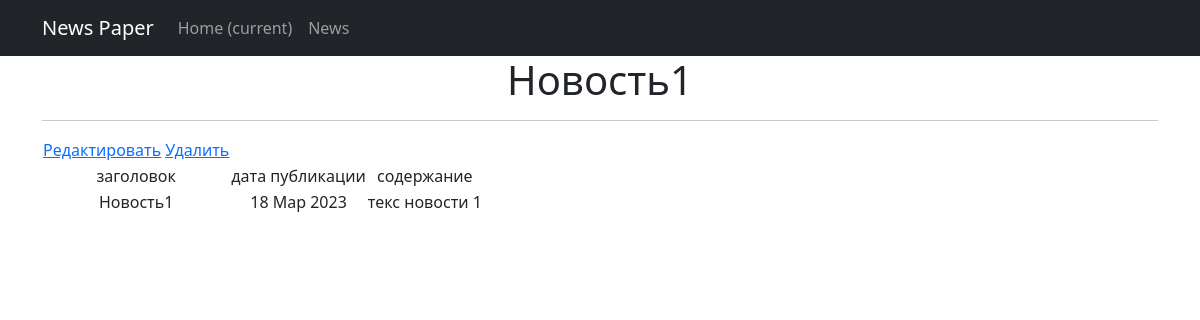
The app's page /news/13 with its own data.
### news/models.py (models this page shows, shortened)
class Post(models.Model):
    author_post = models.ForeignKey(Author, on_delete=models.CASCADE)
    post_news = models.CharField(max_length=2, choices=POST)
    date_in = models.DateTimeField(auto_now_add=True)
    category = models.ManyToManyField(Category, through='PostCategory')
    title = models.CharField(max_length=50)
    text = models.TextField()
    rating_news = models.IntegerField(default=0)

### news/views.py (the view)
# urls.py: path('<int:pk>', PostDetail.as_view(), name='post_detail'),
class PostDetail(DetailView):
    model = Post
    template_name = 'onenews.html'
    context_object_name = 'onenews'
    queryset = Post.objects.all()

### news/templatetags/censor.py (called while the page is built)
@register.filter()
def censor(value):
    for words in censored_words:
        if words in value:
            censor_words = f"p{''.join(['*' for words in range(len(words))])}"
            value = value.replace(words, censor_words)
    return value

### templates/onenews.html (shortened to what this page needs)
<!DOCTYPE html>
<html lang="en">
<head>
    <title>{% extends 'flatpages/default.html' %}</title>
    {% load censor %}
    {% load custom_tags %}
    {% block content %}
    <h1>{{ onenews.title|censor }}</h1>
    <hr>
    {% if onenews %}
        <table>
            <td>
            <a href="{% url 'post_edit' onenews.id %}"><u>Редактировать</u></a>
            <a href="{% url 'post_delete' onenews.id %}"><u> Удалить </u></a>
            </td>
            <tr>
                <td>заголовок</td>
                <td>дата публикации</td>
                <td>содержание</td>
            </tr>
            <tr>
            <td>{{ onenews.title|censor}}</td>
            <td>{{ onenews.date_in|date:'d M Y'}}</td>
            <td>{{ onenews.text|censor|truncatechars:20}}</td>
        </tr>
        </table>
    {% else %}
        <h2>упс! её нет!</h2>
    {% endif %}
    {% endblock content %}

### records on screen
Post: title|censor "Новость1", date_in "18 Мар 2023", text|censor "текс новости 1"
